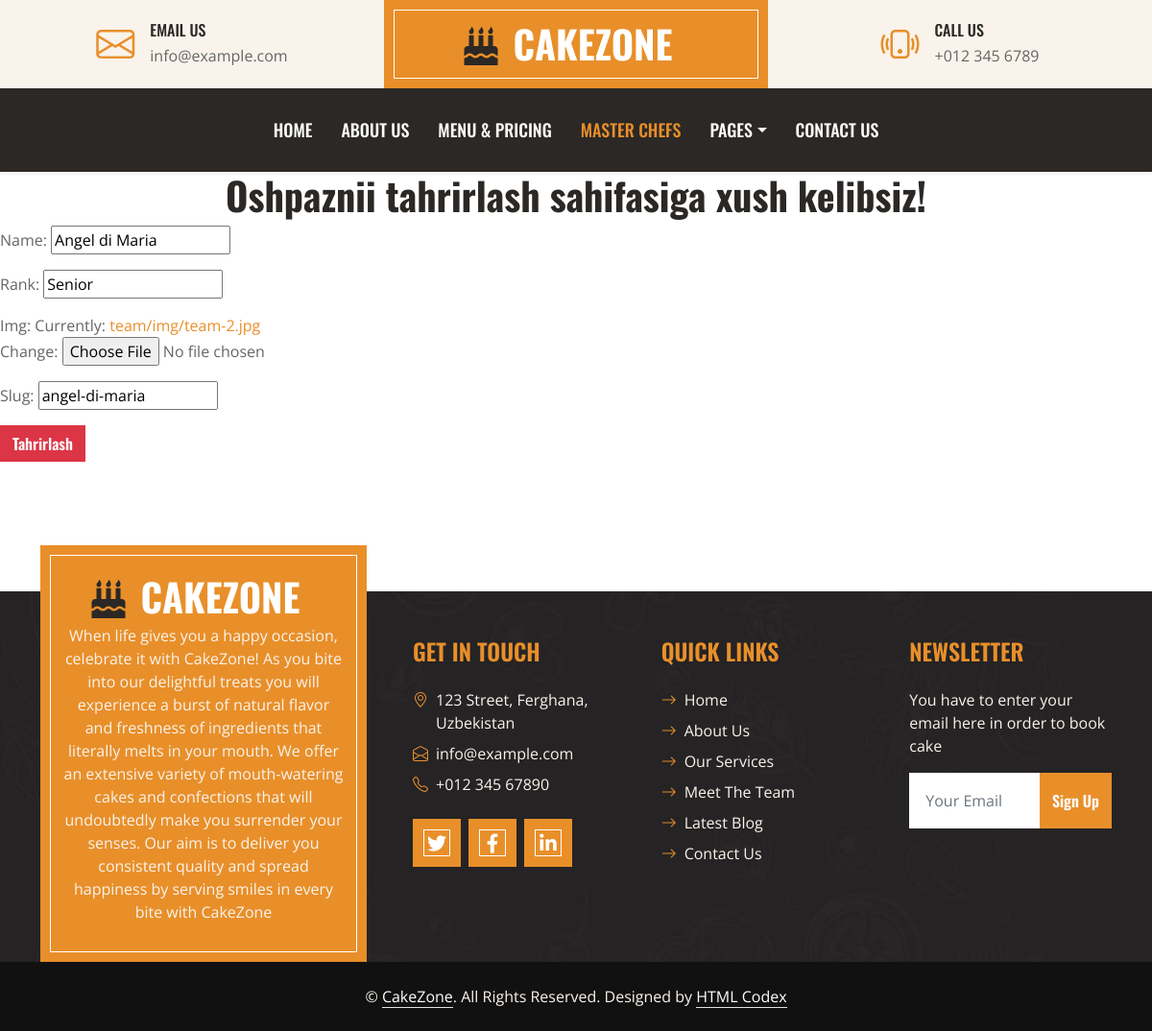
Screenshot of /team/edit/angel-di-maria/ with the database file from the repository.
### logic/models.py (models this page shows, shortened)
class Team(models.Model):
    name = models.CharField(max_length=200)
    rank = models.CharField(max_length=200)
    img = models.ImageField(upload_to='team/img')
    slug = models.SlugField(max_length=200)

### logic/views.py (the view)
# urls.py: path('team/edit/<slug>/', teamUpdateView.as_view(), name="teamUpdateView"),
class teamUpdateView(UpdateView):
    model = Team
    fields = "__all__"
    template_name = "Team/teamEdit.html"

### templates/Team/teamEdit.html
{% extends 'base.html' %}
{% block content %}
<h1 class="text-center">Oshpaznii tahrirlash sahifasiga xush kelibsiz!</h1>
<form method="post" enctype="multipart/form-data">{%csrf_token%}
    {{form.as_p}}
    <button type="submit" class="btn btn-danger">Tahrirlash</button>
</form>
{% endblock content %}

### static/css/style.css (style rules this page uses)
:root { --primary: #E88F2A; --secondary: #FAF3EB; --light: #FFFFFF; --dark: #2B2825; }
h1, h2, .font-weight-bold { font-weight: 700 !important; }
.btn { font-family: 'Oswald', sans-serif; font-weight: 600; transition: .5s; }

### rows the page displays
Team: name "Angel di Maria", rank "Senior", slug "angel-di-maria"
